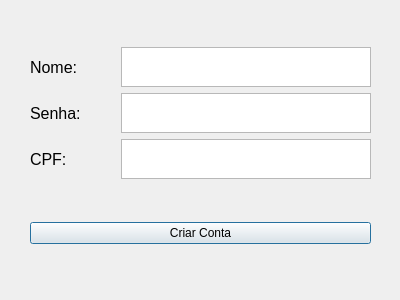
<?xml version="1.0" encoding="UTF-8"?>
<ui version="4.0">
 <class>SignIn</class>
 <widget class="QDialog" name="SignIn">
  <property name="geometry">
   <rect>
    <x>0</x>
    <y>0</y>
    <width>400</width>
    <height>300</height>
   </rect>
  </property>
  <property name="windowTitle">
   <string>Dialog</string>
  </property>
  <widget class="QWidget" name="layoutWidget_8">
   <property name="geometry">
    <rect>
     <x>30</x>
     <y>10</y>
     <width>341</width>
     <height>271</height>
    </rect>
   </property>
   <layout class="QVBoxLayout" name="verticalLayout_2">
    <item>
     <layout class="QVBoxLayout" name="verticalLayout_6">
      <item>
       <layout class="QHBoxLayout" name="horizontalLayout_5">
        <item>
         <widget class="QLabel" name="label_6">
          <property name="font">
           <font>
            <pointsize>12</pointsize>
           </font>
          </property>
          <property name="text">
           <string>Nome:</string>
          </property>
         </widget>
        </item>
        <item>
         <widget class="QTextEdit" name="nameInput">
          <property name="maximumSize">
           <size>
            <width>250</width>
            <height>40</height>
           </size>
          </property>
         </widget>
        </item>
       </layout>
      </item>
      <item>
       <layout class="QHBoxLayout" name="horizontalLayout_6">
        <item>
         <widget class="QLabel" name="label_7">
          <property name="font">
           <font>
            <pointsize>12</pointsize>
           </font>
          </property>
          <property name="text">
           <string>Senha:</string>
          </property>
         </widget>
        </item>
        <item>
         <widget class="QTextEdit" name="passwordInput">
          <property name="maximumSize">
           <size>
            <width>250</width>
            <height>40</height>
           </size>
          </property>
         </widget>
        </item>
       </layout>
      </item>
      <item>
       <layout class="QHBoxLayout" name="horizontalLayout_7">
        <item>
         <widget class="QLabel" name="label_8">
          <property name="font">
           <font>
            <pointsize>12</pointsize>
           </font>
          </property>
          <property name="text">
           <string>CPF:</string>
          </property>
         </widget>
        </item>
        <item>
         <widget class="QTextEdit" name="idInput">
          <property name="maximumSize">
           <size>
            <width>250</width>
            <height>40</height>
           </size>
          </property>
         </widget>
        </item>
       </layout>
      </item>
     </layout>
    </item>
    <item>
     <widget class="QPushButton" name="signinButton">
      <property name="text">
       <string>Criar Conta</string>
      </property>
     </widget>
    </item>
   </layout>
  </widget>
 </widget>
 <resources/>
 <connections/>
</ui>
